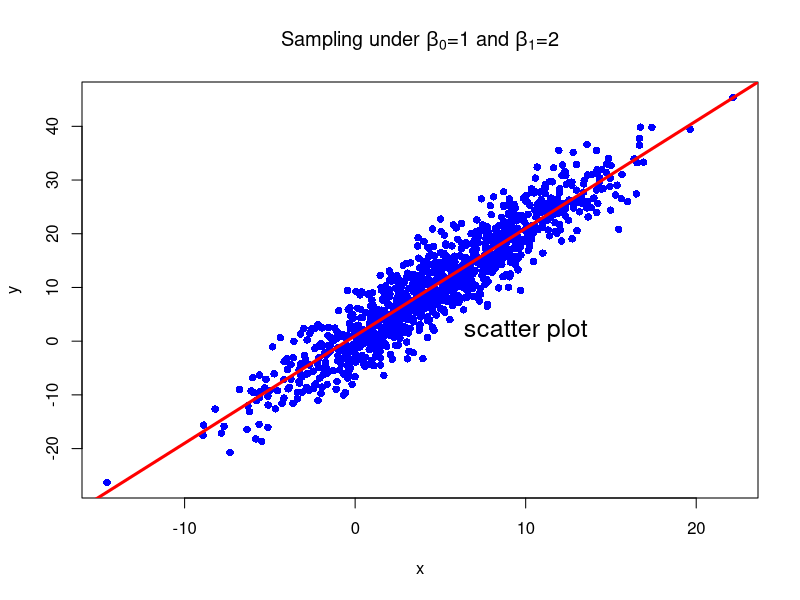

Write the R code that produced this figure.
## ---- chunk 1
n<-1000
x<-4+rnorm(n,mean=1,sd=5)
y<-1+2*x+rnorm(n,mean=0,sd=4)

dev.new()
plot(x,y, pch=16, col="blue", 
     main=expression(paste("Sampling under ", beta[0], 
                           "=1", " ", "and", " ", beta[1], "=2")))
text(10, 2, "scatter plot", cex=1.5)
abline(a=1,b=2, col="red", lwd=3)
## ---- chunk 2
mean_values <- function(values) {
  output <- 0
  
  for (i in values) {
    output <- output + i
  }

  output / length(values)   ## 평균을 구하기 위해 자료의 수(length)로 나누어준다.
}

mean_values(x)   ## x의 평균을 계산
mean_values(y)   ## y의 평균을 계산
## ---- chunk 3
cov_values <- function(data_1, data_2) {
  x_diff <- data_1 - mean_values(data_1)   ## 위에서 정의했던 함수 "mean_values()" 사용
  y_diff <- data_2 - mean_values(data_2)

  xy_product <- x_diff * y_diff
  
  product_sum <- 0
  
  for (i in xy_product) {
    product_sum <- product_sum + i
  }
  
  cov = product_sum / length(xy_product)
  
  cov
}

cov_values(x,y)   ## output
## ---- chunk 4
var_values <- function(values) {
  x_diff_sq <- (values - mean_values(values))^2   ## 위에서 정의했던 함수 "mean_values()" 사용하여 차의 제곱 행렬 생성
  
  sum_x_sq <- 0
  
  for (i in x_diff_sq) {
    sum_x_sq <- sum_x_sq + i
  }
  
  var_x <- sum_x_sq / length(values)  ## 자료의 수로 나누어 분산 산출
  
  var_x
}

var_values(x)     ## output
## ---- chunk 5
beta_1_hat <- cov_values(x, y) / var_values(x)  ## 위에서 정의한 함수를 사용 : x와 y의 공분산 / x의 분산

beta_1_hat  ## output
